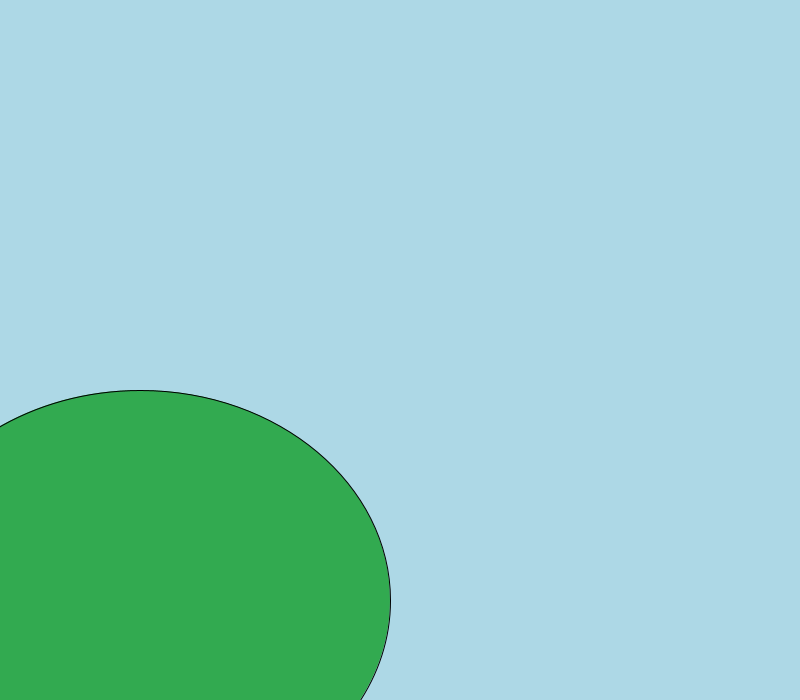
Frame 1 (no input)
Frame 60 (the mouse pressed at the canvas centre just before this capture): identical to frame 1, image omitted
Frame 120 (the mouse held since frame 60 and released just before this capture): identical to frame 1, image omitted

The Processing sketch that drew this single still picture (run headless with seeded random() and noise(); from frame 60 on, the mouse is pressed at the canvas centre):

// Processing sketch: FinalProject
// ── FinalProject.pde
int time;

void reset(){
}

// ── Background.pde
void setup() {
  size(800, 700);
}

void draw(){
  background(173, 216, 230);
  fill(50, 170, 80);
  ellipse(140, 600, 500, 420);
}

void createSunAndMoon(){
}

void displayTime(){
}

void repeatButton(){
}
